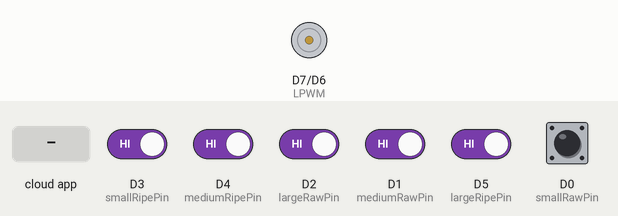
Simulated run of this sketch. Board: ESP8266 (NodeMCU). Parts: motor-driver pin pairs drawn as motors (green arrow = first pin HIGH = forward, orange = second pin HIGH = backward, longer = more drive, scaled by the enable pin). Inputs (shaded band) come from the test bench; at power-on: D0 (smallRawPin), D1 (mediumRawPin), D2 (largeRawPin), D3 (smallRipePin), D4 (mediumRipePin), D5 (largeRipePin) HIGH. WiFi joins after 1.5 s; servers stay silent unless stated; the Firebase database answers and starts empty; what the sketch prints to the serial monitor is not drawn.

Above: at 2.7 s.
2.8 s: the phone or cloud app sets motor to 1
4.4 s: D3 (smallRipePin) driven LOW
6.1 s: D4 (mediumRipePin) driven LOW
8.1 s: D2 (largeRawPin) driven LOW
10.1 s: D1 (mediumRawPin) driven LOW
12.1 s: D5 (largeRipePin) driven LOW
Timing chart, 0 to 15.1 s (numbered marks = the images above; inputs shaded):
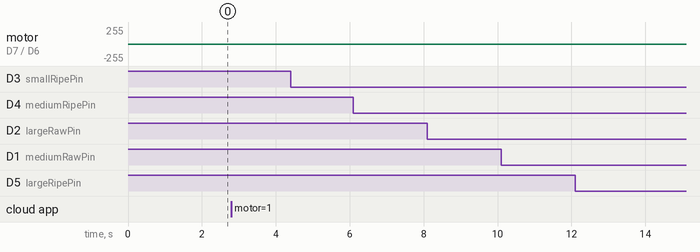

The sketch:

MangoSortingCountSensor.ino
```cpp
#include <Arduino.h>
#include <ESP8266WiFi.h>
#include <Firebase_ESP_Client.h>
#include "addons/TokenHelper.h"
#include "addons/RTDBHelper.h"

int smallRawPin = D0;
int mediumRawPin = D1;
int largeRawPin = D2;
int smallRipePin = D3;
int mediumRipePin = D4;
int largeRipePin = D5;

#define RPWM  D6 // Right PWM pin (EN_R)
#define LPWM  D7 // Left PWM pin (EN_L)
#define R_EN  D8  // Right enable pin

#define WIFI_SSID "wifi"
#define WIFI_PASSWORD "password"
#define API_KEY "api key"
#define DATABASE_URL "database url"

FirebaseData fbdo;
FirebaseAuth auth;
FirebaseConfig config;

int smallRawCount = 0;
int mediumRawCount = 0;
int largeRawCount = 0;
int smallRipeCount = 0;
int mediumRipeCount = 0;
int largeRipeCount = 0;

boolean smallRawState = true;
boolean mediumRawState = true;
boolean largeRawState = true;
boolean smallRipeState = true;
boolean mediumRipeState = true;
boolean largeRipeState = true;

unsigned long sendDataPrevMillis = 0;
bool signupOK = false;
int motor = 0;

void setup()  {
  Serial.begin(9600);
  pinMode(smallRawPin, INPUT);
  pinMode(mediumRawPin, INPUT);
  pinMode(largeRawPin, INPUT);
  pinMode(smallRipePin, INPUT);
  pinMode(mediumRipePin, INPUT);
  pinMode(largeRipePin, INPUT);
  pinMode(RPWM, OUTPUT);
  pinMode(LPWM, OUTPUT);
  pinMode(R_EN, OUTPUT);
  digitalWrite(R_EN, HIGH);
  WiFi.begin(WIFI_SSID, WIFI_PASSWORD);
    Serial.print("Connecting to Wi-Fi");
    while (WiFi.status() != WL_CONNECTED){
      Serial.print(".");
      delay(300);
    }
    Serial.println();
    Serial.print("Connected with IP: ");
    Serial.println(WiFi.localIP());
    Serial.println();

    config.api_key = API_KEY;
    config.database_url = DATABASE_URL;

    if (Firebase.signUp(&config, &auth, "", "")){
      Serial.println("ok");
      signupOK = true;
    }
    else{
      Serial.printf("%s\n", config.signer.signupError.message.c_str());
    }

    config.token_status_callback = tokenStatusCallback;

    Firebase.begin(&config, &auth);
    Firebase.reconnectWiFi(true);

}

void smallRaw() {
    if (!digitalRead(smallRawPin) && smallRawState) {
      smallRawCount++;
      smallRawState = false;

      if (Firebase.RTDB.setInt(&fbdo, "raw/1/small", smallRawCount)) {
        Serial.print("Small Raw Count: ");
        Serial.println(smallRawCount, DEC);
      } else {
        Serial.println("FAILED");
        Serial.println("REASON: " + fbdo.errorReason());
      }
    }

    if (digitalRead(smallRawPin )) {
      smallRawState = true;
    }
}

void mediumRaw() {
    if (!digitalRead(mediumRawPin) && mediumRawState) {
      mediumRawCount++;
      mediumRawState = false;

      if (Firebase.RTDB.setInt(&fbdo, "raw/1/medium", mediumRawCount)) {
        Serial.print("Medium Raw Count: ");
        Serial.println(mediumRawCount, DEC);
      } else {
        Serial.println("FAILED");
        Serial.println("REASON: " + fbdo.errorReason());
      }
    }

    if (digitalRead(mediumRawPin )) {
      mediumRawState = true;
    }
}

void largeRaw() {
    if (!digitalRead(largeRawPin) && largeRawState) {
      largeRawCount++;
      largeRawState = false;

      if (Firebase.RTDB.setInt(&fbdo, "raw/1/large", largeRawCount)) {
        Serial.print("Large Raw Count: ");
        Serial.println(largeRawCount, DEC);
      } else {
        Serial.println("FAILED");
        Serial.println("REASON: " + fbdo.errorReason());
      }
    }

    if (digitalRead(largeRawPin )) {
      largeRawState = true;
    }
}

void smallRipe() {
    if (!digitalRead(smallRipePin) && smallRipeState) {
      smallRipeCount++;
      smallRipeState = false;

      if (Firebase.RTDB.setInt(&fbdo, "ripe/1/small", smallRipeCount)) {
        Serial.print("Small Ripe Count: ");
        Serial.println(smallRipeCount, DEC);
      } else {
        Serial.println("FAILED");
        Serial.println("REASON: " + fbdo.errorReason());
      }
    }
    if (digitalRead(smallRipePin )) {
      smallRipeState = true;
    }
}

void mediumRipe() {
    if (!digitalRead(mediumRipePin) && mediumRipeState) {
      mediumRipeCount++;
      mediumRipeState = false;

      if (Firebase.RTDB.setInt(&fbdo, "ripe/1/medium", mediumRipeCount)) {
        Serial.print("Medium Ripe Count: ");
        Serial.println(mediumRipeCount, DEC);
      } else {
        Serial.println("FAILED");
        Serial.println("REASON: " + fbdo.errorReason());
      }
    }
    if (digitalRead(mediumRipePin )) {
      mediumRipeState = true;
    }
}

void largeRipe() {
    if (!digitalRead(largeRipePin) && largeRipeState) {
      largeRipeCount++;
      largeRipeState = false;

      if (Firebase.RTDB.setInt(&fbdo, "ripe/1/large", largeRipeCount)) {
        Serial.print("Large Ripe Count: ");
        Serial.println(largeRipeCount, DEC);
      } else {
        Serial.println("FAILED");
        Serial.println("REASON: " + fbdo.errorReason());
      }
    }
     if (digitalRead(largeRipePin )) {
      largeRipeState = true;
    }
}

void RipeChecker() {
    if (Firebase.RTDB.getInt(&fbdo, "ripe/1/checker")) {
      if (fbdo.dataType() == "int") {
        int firebaseValue = fbdo.intData();
        if (firebaseValue == 0 && smallRipeCount != 0 && mediumRipeCount != 0 && largeRipeCount!= 0) {
          smallRipeCount = 0;
          mediumRipeCount = 0;
          largeRipeCount = 0;
          Serial.println("Ripe reset to 0 from Firebase");
        }
      }
    } else {
      Serial.println("Failed to get count from Firebase");
      Serial.println("REASON: " + fbdo.errorReason());
    }
}

void RawChecker() {
    if (Firebase.RTDB.getInt(&fbdo, "ripe/1/checker")) {
      if (fbdo.dataType() == "int") {
        int firebaseValue = fbdo.intData();
        if (firebaseValue == 0 && smallRawCount != 0 && mediumRawCount != 0 && largeRawCount != 0) {
          smallRawCount = 0;
          mediumRawCount = 0;
          largeRawCount = 0;
          Serial.println("Raw reset to 0 from Firebase");
        }
      }
    } else {
      Serial.println("Failed to get count from Firebase");
      Serial.println("REASON: " + fbdo.errorReason());
    }
}


void loop()  {


 if (Firebase.ready() && signupOK && (millis() - sendDataPrevMillis > 1000 || sendDataPrevMillis == 0)) {
    sendDataPrevMillis = millis();
    //Update Count of every IR sensor
    smallRaw();
    mediumRaw();
    largeRaw();
    smallRipe();
    mediumRipe();
    largeRipe();

    //Check if value from firebase is empty of have value

    RawChecker();
    RipeChecker();

    if (Firebase.RTDB.getInt(&fbdo, "Controls/1/motor")){
      if (fbdo.dataType() == "int"){
      motor = fbdo.intData();
      digitalWrite(LPWM, LOW);  // Disable reverse direction
      analogWrite(RPWM, motor);   // Set speed (0-255), 128 for half speed
      Serial.print("Motor: ");
      Serial.println(motor);
      }
    }
    else {
      Serial.println("FAILED: " + fbdo.errorReason());
    }

  }
}
```

Measured:
- after the input at 2.8 s, motor on D7 (LPWM) / D6 (RPWM): stopped → backward 1/255 after 0.15 s
- after the input at 4.4 s, every drawn part: stays the same
- after the input at 6.1 s, every drawn part: stays the same
- after the input at 8.1 s, every drawn part: stays the same
- after the input at 10.1 s, every drawn part: stays the same
- after the input at 12.1 s, every drawn part: stays the same
